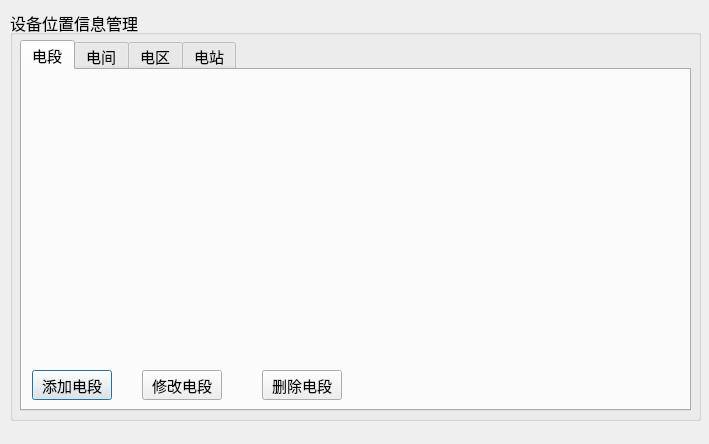
<?xml version="1.0" encoding="UTF-8"?>
<ui version="4.0">
 <class>DeviceInfoDialog</class>
 <widget class="QDialog" name="DeviceInfoDialog">
  <property name="geometry">
   <rect>
    <x>0</x>
    <y>0</y>
    <width>709</width>
    <height>444</height>
   </rect>
  </property>
  <property name="windowTitle">
   <string>Dialog</string>
  </property>
  <widget class="QGroupBox" name="groupBox">
   <property name="geometry">
    <rect>
     <x>10</x>
     <y>10</y>
     <width>691</width>
     <height>411</height>
    </rect>
   </property>
   <property name="font">
    <font>
     <pointsize>12</pointsize>
    </font>
   </property>
   <property name="title">
    <string>设备位置信息管理</string>
   </property>
   <widget class="QTabWidget" name="tabWidget">
    <property name="geometry">
     <rect>
      <x>10</x>
      <y>30</y>
      <width>671</width>
      <height>371</height>
     </rect>
    </property>
    <property name="font">
     <font>
      <pointsize>11</pointsize>
     </font>
    </property>
    <property name="currentIndex">
     <number>0</number>
    </property>
    <widget class="QWidget" name="tab">
     <attribute name="title">
      <string>电段</string>
     </attribute>
     <widget class="QPushButton" name="pushButton_3">
      <property name="geometry">
       <rect>
        <x>10</x>
        <y>300</y>
        <width>80</width>
        <height>30</height>
       </rect>
      </property>
      <property name="text">
       <string>添加电段</string>
      </property>
     </widget>
     <widget class="QPushButton" name="pushButton_5">
      <property name="geometry">
       <rect>
        <x>240</x>
        <y>300</y>
        <width>80</width>
        <height>30</height>
       </rect>
      </property>
      <property name="text">
       <string>删除电段</string>
      </property>
     </widget>
     <widget class="QPushButton" name="pushButton_4">
      <property name="geometry">
       <rect>
        <x>120</x>
        <y>300</y>
        <width>80</width>
        <height>30</height>
       </rect>
      </property>
      <property name="text">
       <string>修改电段</string>
      </property>
     </widget>
    </widget>
    <widget class="QWidget" name="tab_2">
     <attribute name="title">
      <string>电间</string>
     </attribute>
     <widget class="QPushButton" name="pushButton_6">
      <property name="geometry">
       <rect>
        <x>10</x>
        <y>300</y>
        <width>80</width>
        <height>30</height>
       </rect>
      </property>
      <property name="text">
       <string>添加电间</string>
      </property>
     </widget>
     <widget class="QPushButton" name="pushButton_7">
      <property name="geometry">
       <rect>
        <x>240</x>
        <y>300</y>
        <width>80</width>
        <height>30</height>
       </rect>
      </property>
      <property name="text">
       <string>修改电间</string>
      </property>
     </widget>
     <widget class="QPushButton" name="pushButton_8">
      <property name="geometry">
       <rect>
        <x>120</x>
        <y>300</y>
        <width>80</width>
        <height>30</height>
       </rect>
      </property>
      <property name="text">
       <string>删除电间</string>
      </property>
     </widget>
    </widget>
    <widget class="QWidget" name="tab_3">
     <attribute name="title">
      <string>电区</string>
     </attribute>
     <widget class="QPushButton" name="pushButton_9">
      <property name="geometry">
       <rect>
        <x>10</x>
        <y>300</y>
        <width>80</width>
        <height>30</height>
       </rect>
      </property>
      <property name="text">
       <string>添加电区</string>
      </property>
     </widget>
     <widget class="QPushButton" name="pushButton_10">
      <property name="geometry">
       <rect>
        <x>240</x>
        <y>300</y>
        <width>80</width>
        <height>30</height>
       </rect>
      </property>
      <property name="text">
       <string>修改电区</string>
      </property>
     </widget>
     <widget class="QPushButton" name="pushButton_11">
      <property name="geometry">
       <rect>
        <x>120</x>
        <y>300</y>
        <width>80</width>
        <height>30</height>
       </rect>
      </property>
      <property name="text">
       <string>删除电区</string>
      </property>
     </widget>
    </widget>
    <widget class="QWidget" name="tab_4">
     <attribute name="title">
      <string>电站</string>
     </attribute>
     <widget class="QPushButton" name="pushButton_12">
      <property name="geometry">
       <rect>
        <x>10</x>
        <y>300</y>
        <width>80</width>
        <height>30</height>
       </rect>
      </property>
      <property name="text">
       <string>添加电站</string>
      </property>
     </widget>
     <widget class="QPushButton" name="pushButton_13">
      <property name="geometry">
       <rect>
        <x>240</x>
        <y>300</y>
        <width>80</width>
        <height>30</height>
       </rect>
      </property>
      <property name="text">
       <string>修改电站</string>
      </property>
     </widget>
     <widget class="QPushButton" name="pushButton_14">
      <property name="geometry">
       <rect>
        <x>120</x>
        <y>300</y>
        <width>80</width>
        <height>30</height>
       </rect>
      </property>
      <property name="text">
       <string>删除电站</string>
      </property>
     </widget>
    </widget>
   </widget>
  </widget>
 </widget>
 <resources/>
 <connections/>
</ui>
